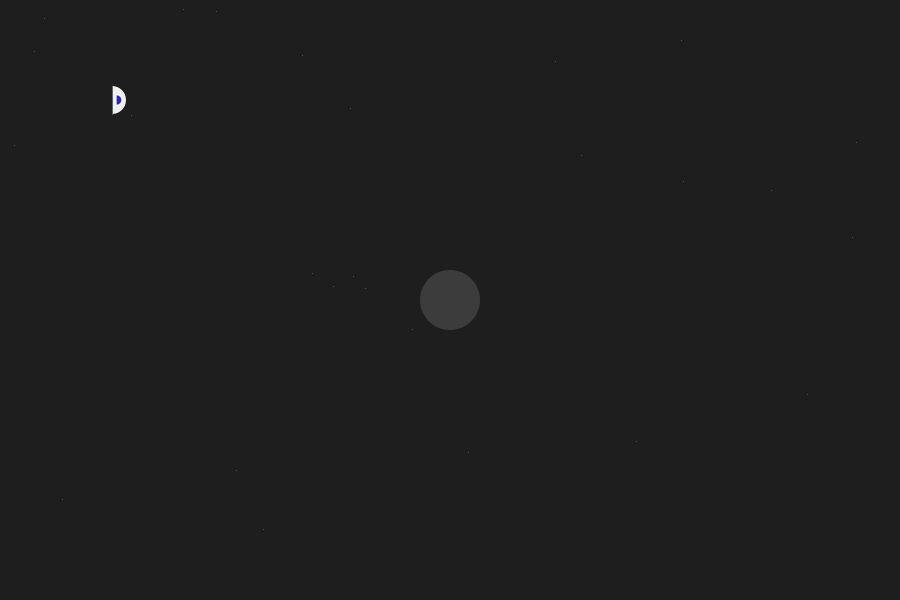
Frame 1 (no input)
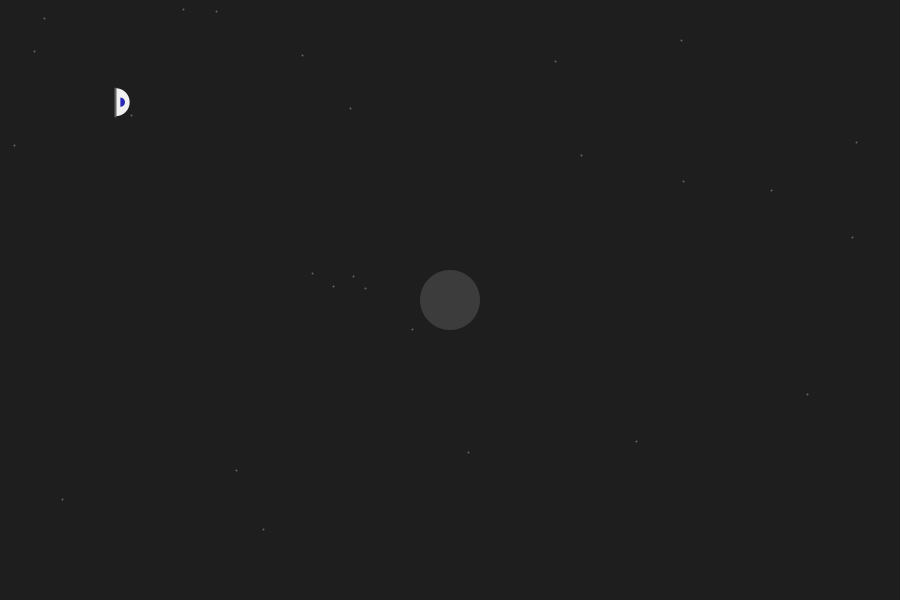
Frame 60 (the mouse pressed at the canvas centre just before this capture)
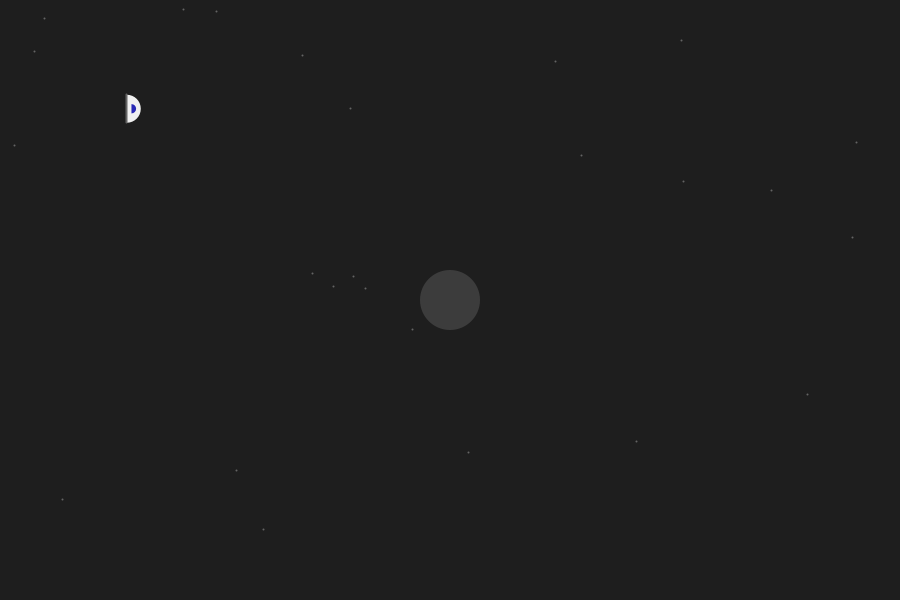
Frame 120 (the mouse held since frame 60 and released just before this capture)

The Processing sketch that drew these frames (run headless with seeded random() and noise(); from frame 60 on, the mouse is pressed at the canvas centre):

// Processing sketch: processing_96104
// ── processing_96104.pde

PlayerShip p1;
Attractor a;

float G = 9.0;  //univeral gravitational constant

int[][] starArray;
float starDensity;
int numberOfStars;

void setup() {
  size(900,600);
  p1 = new PlayerShip(width/8,height/6,0);
  a = new Attractor(width/2,height/2);
  
  starDensity = .00005  ;
  numberOfStars = int(starDensity * width * height);
  starArray = new int[numberOfStars][2];
  for( int i = 0; i < numberOfStars; i++ ){
    starArray[i][0] = int(random(width));
    starArray[i][1] = int(random(height));
  }
}


void draw() {
  background(45);
  background(30);
  PVector attract = a.attract(p1);
  p1.applyForce(attract);
  p1.update();
  
  stars();
  a.display();
  p1.display();
}


void keyPressed()
{
  switch(key)
  {
    case 'z':
    case 'Z':
    case ' ': 
      p1.pressingThrust = true; 
      break;
  }
  switch(keyCode)
  {
    case LEFT: 
      p1.pressingLeft = true;
      break;
    case RIGHT: 
      p1.pressingRight = true;
      break;
    case ENTER:
    case RETURN:
      p1.reset();
      break;
  }
}


void keyReleased()
{
  switch(key)
  {
    case 'z':
    case 'Z':
    case ' ': 
      p1.pressingThrust = false; 
      break;
  }
  switch(keyCode)
  {
    case LEFT: 
      p1.pressingLeft = false;
      break;
    case RIGHT: 
      p1.pressingRight = false;
      break;
  }
}
class Attractor {
  
  PVector loc;
  float mass;
  float diameter, radius;
  
  Attractor(float startingX, float startingY) {
    loc = new PVector(startingX,startingY);
    mass = 40;
    diameter = 60;
    radius = diameter/2;
  }


  PVector attract(PlayerShip target) {  //this function returns a PVector after feeding it a Mover object
    PVector force = PVector.sub(loc,target.loc);  //subtract loc from m.loc to determine direction;
    float distance = force.mag();  //save this value as the distance before normalizing
    if(distance < radius){ distance = radius; }
    
    force.normalize();  //normalize to get the unit vector
    float strength = (G*mass*target.mass) / (distance*distance);
    force.mult(strength);  //scale the unit vector in accordance with computed gravitational magnitude
    return force;
  }

  
  void display() {
    noStroke();
    fill(80,100);
    fill(60);
    ellipse(loc.x,loc.y,diameter,diameter);
  }

}

class PlayerShip {
  float startingX,startingY;
  PVector loc, vel, accel;
  float thrustPotential;
  float angle, rotateAmount;
  float r; //ship's "radius"
  float mass; //feeds into applyForce equation
  float thrustAlpha;
  
  boolean pressingLeft, pressingRight, pressingThrust;
  
  
  PlayerShip(float startingX_, float startingY_, float startingAngle) {
    startingX = startingX_;
    startingY = startingY_;
    loc = new PVector(startingX,startingY);
    vel = new PVector(0,0);
    accel = new PVector(0,0);
    thrustPotential = 0.1;
    
    angle = radians(startingAngle);
    rotateAmount = 0.1;
    r = 14;
    mass = 1;
    thrustAlpha = 0;
  }
  
  
  void update() {
    rotateControl();
    
    applyForce( thrustForce() );
    
    vel.add(accel);
    loc.add(vel);
    accel.mult(0);  //reset accel to prepare for next frame
    
    checkEdges();
  }
  
  
  PVector thrustForce() {
    float usableThrust;
    if(pressingThrust){
      usableThrust = thrustPotential;
    } else {
      usableThrust = 0;
    }
    float x = usableThrust * cos(angle);
    float y = usableThrust * sin(angle);
    return new PVector(x,y);
  }
  
  
  void applyForce(PVector force) {
    PVector f = PVector.div(force,mass);
    accel.add(f);
  }
  
  
  void rotateControl() {
    if(pressingLeft) {
      angle -= rotateAmount;
    } else if(pressingRight) {
      angle += rotateAmount;
    }
  }
  
  
  void reset() {
    loc.x = startingX;
    loc.y = startingY;
    vel.x = 0;
    vel.y = 0;
  }
  
  
  void display() {
    pushMatrix();
    translate(loc.x,loc.y);
    rotate(angle);
    
    if(pressingThrust){
      thrustAlpha += 2;
      if(thrustAlpha > 30){ thrustAlpha = 30; }
      noStroke();
      fill(100,100,255,thrustAlpha);
      triangle(0,-r, 0,r, -r*4,0);
      fill(100,100,255,100);
      triangle(0,-r, 0,r, -r*2,0);
    }
    if(thrustAlpha > 0){ thrustAlpha -= 1.5; }
    fill(240);
    noStroke();
    arc(0,0, r*2, r*2, -PI/2, PI/2, OPEN);
    fill(40,40,180);
    arc(r/3,0, r/1.5, r/1.5, -PI/2, PI/2, OPEN);
    stroke(100);
    line(0,-r, 0,r);
    
    stroke(0,0,255);
    strokeWeight(2);
      
    popMatrix();
  }
  
  
  void checkEdges() {
    // check X
    if( loc.x < 0 - r - 1 ) {
      loc.x = width - r;
    } else if ( loc.x > width + r + 1 ){
      loc.x = 0 - r;
    }
    
    //check Y
    if( loc.y < 0 - r - 1 ) {
      loc.y = height + r;
    } else if( loc.y > height + r + 1 ){
      loc.y = 0 - r;
    }
  }
}


void stars() {
  for( int i = 0; i < numberOfStars; i++){
    int x_ = starArray[i][0];
    int y_ = starArray[i][1];
    stroke(100);
    point(x_,y_);
    /*stroke(255,100);
    point(x_-1,y_);
    point(x_,y_-1);
    point(x_+1,y_);
    point(x_,y_+1);*/
  }
}
